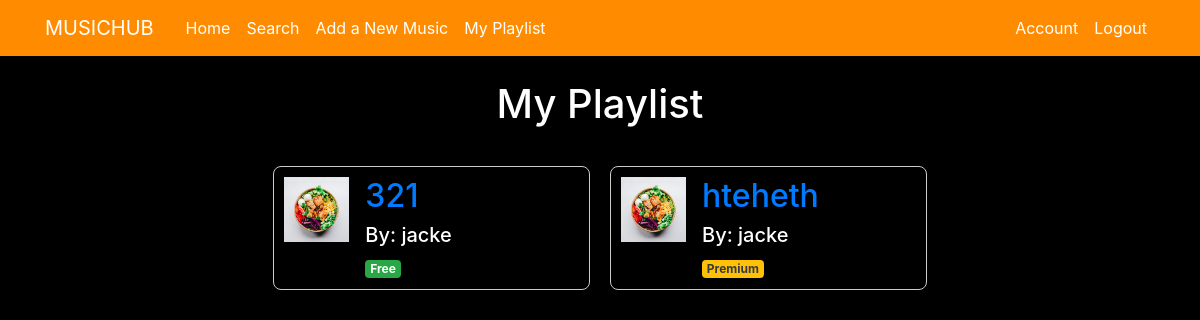
/my_playlist (signed in), run on the app's committed database.
### musicapp/models.py (models this page shows, shortened)
class Music(db.Model):
    id = db.Column(db.Integer, primary_key=True)
    title = db.Column(db.String(40), nullable=False)
    creator_id = db.Column(db.Integer, db.ForeignKey('user.id'), nullable=False)
    cover_image_file = db.Column(db.String(100), nullable=False, default='default_cover.jpg')  # Default cover
    upload_date = db.Column(db.Date, nullable=False, default=datetime.utcnow)
    genre_id = db.Column(db.Integer, db.ForeignKey('genre.id'))
    shareable = db.Column(db.Boolean, default=True)
    premium = db.Column(db.Boolean, default=False)
    def __repr__(self):
        return f"Music(Title: {self.title}, Creator ID: {self.creator_id}, upload_date: {self.upload_date }, Cover: {self.cover_image_file if self.cover_image_file else 'None'}, Genre_ID: {self.genre_id}, Shareable: {self.shareable}, Premium: {self.premium})"

class User(db.Model, UserMixin):
    id = db.Column(db.Integer, primary_key=True)
    username = db.Column(db.String(20), unique=True, nullable=False)
    image_file = db.Column(db.String(20), nullable=False, default='default.jpg')
    password = db.Column(db.String(60), nullable=False)
    role = db.Column(db.String(10), nullable=False, default='user')  # 'user' or 'creator'
    bank_details = db.Column(db.String(50), nullable=True)  # Only for creators

### musicapp/routes.py (the view)
@bp.route("/my_playlist")
@login_required
def playlist():
    playlist = Playlist.query.filter_by(user_id=current_user.id).first()
    if not playlist:
        playlist = Playlist(name="My Playlist", user_id=current_user.id)
        db.session.add(playlist)
        db.session.commit()
    playlist_music = PlaylistMusic.query.filter_by(playlist_id=playlist.id).all()
    print(playlist_music)
    music_ids = [pm.music_id for pm in playlist_music]  # Extract music_id values
    music_list = Music.query.filter(Music.id.in_(music_ids)).all()
    print(music_list)
    music_creators = [User.query.get(music.creator_id).username for music in music_list]
    return render_template('playlist.html', music_list=music_list, music_creators=music_creators)

### musicapp/models.py (called while the page is built)
@login_manager.user_loader
def load_user(user_id):
    return User.query.get(int(user_id))

    def __repr__(self):
        return f"PlaylistMusic(Playlist ID: {self.playlist_id}, Music ID: {self.music_id})"

### musicapp/templates/playlist.html
{% extends "layout.html" %}
{% block content %}
<h1 class="center">My Playlist</h1>
<div class="ezcontainer">
  {% for music in music_list %}
    <article class="music-box content-section media">
      <a href="{{ url_for('main.get_music', music_id=music.id) }}">
        <img class="article-img" src="{{ url_for('static', filename='cover_pics/' + music.cover_image_file|string) }}">
      </a>
      <div class="media-body">
        <h2 class="article-title">
          <a href="{{ url_for('main.get_music', music_id=music.id) }}">{{ music.title }}</a>
        </h2>
        <h5 class="article-content">By: {{ music_creators[loop.index0] }}</h5>
        {% if music.premium %}
          <span class="badge bg-warning text-dark">Premium</span>
        {% else %}
          <span class="badge bg-success">Free</span>
        {% endif %}
      </div>
    </article>
  {% endfor %}
</div>
{% endblock content %}

### musicapp/static/main.css (style rules this page uses)
body { background: #000000; color: #ffffff; margin-top: 5rem; }
h1, h2, h3, h4, h5, h6 { color: #ffffff; }
.center { text-align: center; }
.article-title { color: #ffffff; }
.article-content { white-space: pre-line; }
.article-img { height: 65px; width: 65px; margin-right: 16px; }
.music-box { flex: 1 1 calc(33.333% - 40px); max-width: calc(33.333% - 40px); border: 1px solid #ccc; border-radius: 8px; padding: 10px; box-sizing: border-box; margin: 10px; }
.ezcontainer { display: flex; flex-wrap: wrap; justify-content: center; padding: 20px; max-width: 1200px; margin: auto; }

### data on the page
Music: cover_image_file (placeholder picture), title "321", premium "Free"
User: username "jacke"
Music: cover_image_file (placeholder picture), title "hteheth", premium "Premium"
